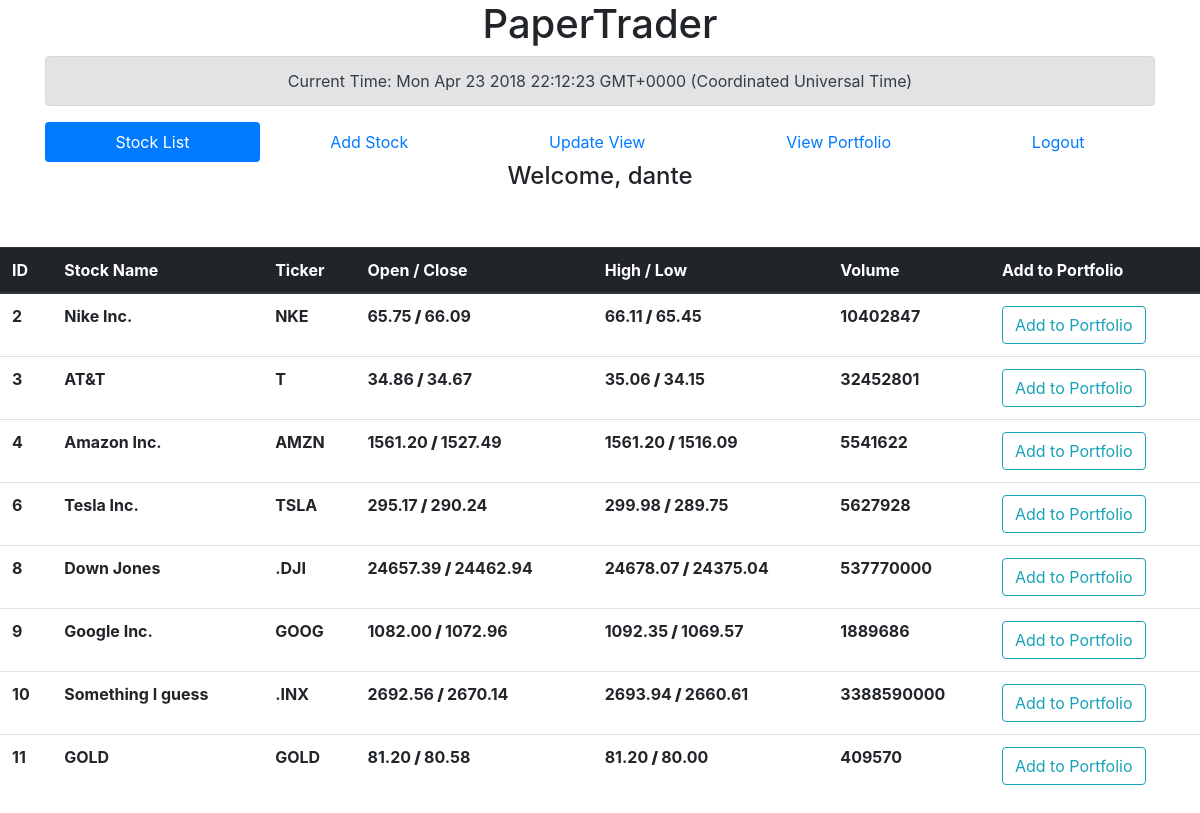
Before: / (signed in) with the older database file.
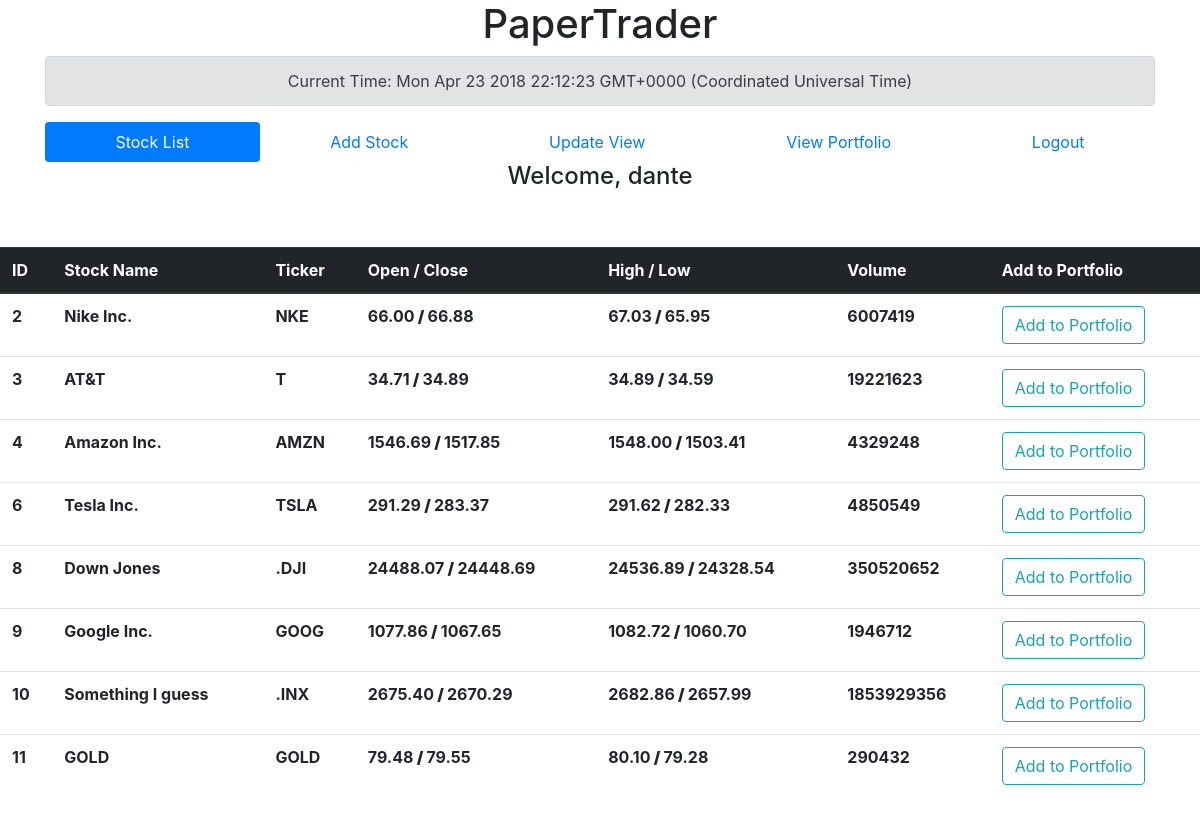
After: the same page with the newer database file.
### PaperTraderApp/models.py (models this page shows, shortened)
class StockModel(models.Model):
    name = models.CharField(max_length=MAX_LENGTH_NAME, unique=True)
    symbol = models.CharField(max_length=MAX_LENGTH_SYMB, unique=True)
    opening = models.DecimalField(max_digits=MAX_DIGITS, decimal_places=2)
    closing = models.DecimalField(max_digits=MAX_DIGITS, decimal_places=2)
    high = models.DecimalField(max_digits=MAX_DIGITS, decimal_places=2)
    low  = models.DecimalField(max_digits=MAX_DIGITS, decimal_places=2)
    volume = models.DecimalField(max_digits=MAX_DIGITS, decimal_places=0)

### PaperTraderApp/views.py (the view)
# urls.py: path('', PaperTraderApp.views.ListStockView.as_view(), name="Home"),
class ListStockView(ListView):
    model = StockModel
    template_name = 'stock_list.html'

### PaperTraderApp/templates/stock_list.html (shortened to what this page needs)
<link rel="stylesheet" href="https://maxcdn.bootstrapcdn.com/bootstrap/4.0.0/css/bootstrap.min.css">
<div class="container">
<header>
<center>
<h1> PaperTrader </h1>
<div class="alert alert-secondary">
		Current Time:
</div>
</center>
<div class="align">
	<center>
	<ul class="nav nav-pills nav-fill">
	{% if user.is_anonymous %}
	<li class="nav-item">
	  <a class="nav-link disabled" href="/login">Login To Trade</a>
	</li>
	{% else %}
	<li class="nav-item">
	  <a class="nav-link active" href="/">Stock List</a>
	</li>
	{% if user.is_superuser %}
		<li class="nav-item">
		  <a class="nav-link" href="{% url "stock-new" %}">Add Stock</a>
		</li>
	{% endif %}
	<li class="nav-item">
	  <a class="nav-link" href="{% url "update" %}">Update View</a>
	</li>
	<li class="nav-item">
	  <a class="nav-link" href="{% url "portfolio" %}">View Portfolio</a>
	</li>
	<li class="nav-item">
		<a class="nav-link" href="/logout?next=/login">Logout</a>
	</li>
	</ul>
	<h4> Welcome, {{ user }}</h4>
	{% endif %}
	</center>
</header>
</div>
{% if user.is_anonymous %}
<div class="container">
<div class="jumbotron">
	<center>
	<h1 class="display-4">The future of investing</h1>
	<p class="lead">An alternative to traditional paper-trading applications</p>
	<hr class="my-4">
	<p> Sign up or Login to start </p>
		<a class="btn btn-secondary btn-lg" href="/login" role="button">Login</a>
		<a class="btn btn-secondary btn-lg" href="/signup" role="button">Sign Up</a>
	</center>
</div>
</div>
{% else %}
<table class="table">
	<thead class="thead-dark">
		<tr>
			<th scope="col">ID</th>
			<th scope="col">Stock Name</th>
			<th scope="col">Ticker</th>
			<th scope="col">Open / Close</th>
			<th scope="col">High / Low</th>
			<th scope="col">Volume</th>
			<th scope="col">Add to Portfolio</th>
		</tr>
	</thead>
	<tbody>
		{% for stock in object_list %}
		<tr>
			<th>{{ stock.id }}</th>
			<th>{{ stock.name }}</th>
			<th>{{ stock.symbol }}</th>
			<th>{{ stock.opening }}<strong> / </strong>{{ stock.closing }}</th>
			<th>{{ stock.high }}<strong> / </strong>{{ stock.low }}</th>
			<th>{{ stock.volume }}</th>
			<th> <a type="button" class="btn btn-outline-info"  href="{% url "portfolio-add" pk=stock.id %}">Add to Portfolio</a></th>
		</tr>
		{% endfor %}
	</tbody>
</table>
{% endif %}

Changed rows visible on the page:
changed StockModel "Nike Inc.": opening "65.75" → "66.00"; closing "66.09" → "66.88"; high "66.11" → "67.03"; low "65.45" → "65.95"; volume "10402847" → "6007419"
changed StockModel "AT&T": opening "34.86" → "34.71"; closing "34.67" → "34.89"; high "35.06" → "34.89"; low "34.15" → "34.59"; volume "32452801" → "19221623"
changed StockModel "Amazon Inc.": opening "1561.20" → "1546.69"; closing "1527.49" → "1517.85"; high "1561.20" → "1548.00"; low "1516.09" → "1503.41"; volume "5541622" → "4329248"
changed StockModel "Tesla Inc.": opening "295.17" → "291.29"; closing "290.24" → "283.37"; high "299.98" → "291.62"; low "289.75" → "282.33"; volume "5627928" → "4850549"
changed StockModel "Down Jones": opening "24657.39" → "24488.07"; closing "24462.94" → "24448.69"; high "24678.07" → "24536.89"; low "24375.04" → "24328.54"; volume "537770000" → "350520652"
changed StockModel "Google Inc.": opening "1082.00" → "1077.86"; closing "1072.96" → "1067.65"; high "1092.35" → "1082.72"; low "1069.57" → "1060.70"; volume "1889686" → "1946712"
changed StockModel "Something I guess": opening "2692.56" → "2675.40"; closing "2670.14" → "2670.29"; high "2693.94" → "2682.86"; low "2660.61" → "2657.99"; volume "3388590000" → "1853929356"
changed StockModel "GOLD": opening "81.20" → "79.48"; closing "80.58" → "79.55"; high "81.20" → "80.10"; low "80.00" → "79.28"; volume "409570" → "290432"
